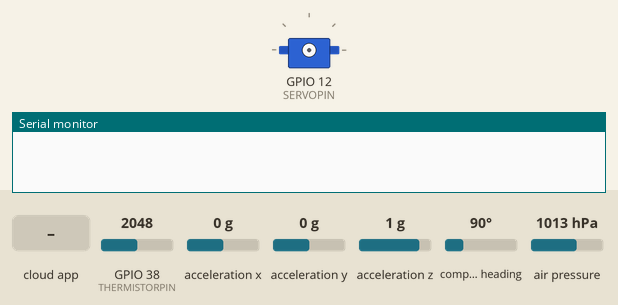
Recording of a sketch running on a simulated ESP32. On the bench: servo, the last lines printed to the serial monitor. Inputs (shaded band) come from the test bench; at power-on: GPIO 38 (THERMISTORPIN) = 2048, acceleration x 0 g, acceleration y 0 g, acceleration z 1 g, compass heading 90°, air pressure 1013 hPa (analog values on the 0–4095 scale). WiFi joins after 1.5 s; servers stay silent unless stated; the Firebase database answers and starts empty.

Above: at 0.0 s.
At 5.6 s:
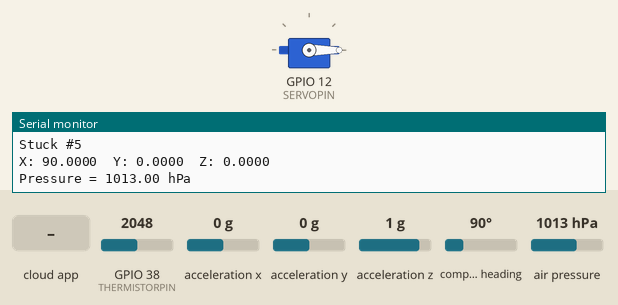
5.7 s: the phone or cloud app sets Data to 1
At 6.8 s:
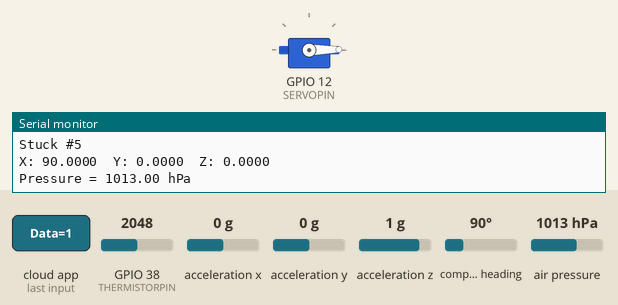
Timing chart, 0 to 8.7 s (numbered marks = the images above; inputs shaded):
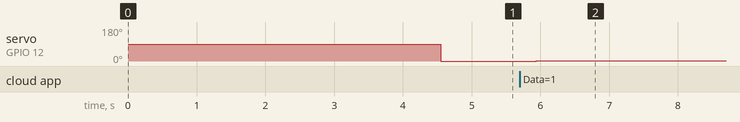

Measured:
- after the input at 5.7 s, servo on GPIO 12 (SERVOPIN): 0° → 1° after 0.24 s

The sketch:

circuit_test.ino
```cpp
#include <WiFi.h>                                 // esp32 library
#include <FirebaseESP32.h>                        // firebase library
#include <ESP32Servo.h>                           // Servo Library
#include <Wire.h>                                 // SPI library
#include <SPI.h>                                  // SPI library
#include <Adafruit_Sensor.h>                      // Adafruit Unified Sensor Library
#include <Adafruit_BNO055.h>                      // Adafruit BNO055 IMU Sensor Library
#include <utility/imumaths.h>                     // Helper library for calibrating data of IMU
#include <Adafruit_BMP280.h>                      // Adafruit BMP280 IMU Sensor Library

/*------------------Networking Setup-------------------------*/
#define FIREBASE_HOST "hot-air-balloon-interface.firebaseio.com"  // the project name address from firebase id
#define FIREBASE_AUTH "nHbBKIfnPXpnGnkQgbITKXTZVDGhhxSAm2gNAP97"                          // the secret key generated from firebase
#define WIFI_SSID "Penny"                                // input your home or public wifi name
#define WIFI_PASSWORD "Penny2017Bi"                            // password of wifi ssid

String root = "/";

//Define FirebaseESP32 data object
FirebaseData firebaseData;

/*------------------Thermistor Setup-------------------------*/
// the value of the 'other' resistor
#define SERIESRESISTOR 10000
// how many samples to take and average, more takes longer
// but is more 'smooth'
#define NUMSAMPLES 5
// What pin to connect the sensor to
#define THERMISTORPIN A2


/*------------------IMU Setup-------------------------*/
Adafruit_BNO055 bno = Adafruit_BNO055(55, 0x28); // IMU, sensor id = 55, address = 0x28
/*------------------Pressure Sensor Setup-------------------------*/
Adafruit_BMP280 bmp; // Pressure Sensor, deafult I2C, address = 0x76

Adafruit_Sensor *bmp_temp = bmp.getTemperatureSensor();
Adafruit_Sensor *bmp_pressure = bmp.getPressureSensor();

/*------------------Servo Setup-------------------------*/
Servo myservo;  // create servo object to control a servo
#define SERVOPIN 12

void setup() {
  Serial.begin(9600);
  analogReadResolution(12); // All analogInput are in 12 bits (0 - 4096)
  delay(1000);
  WiFi.begin(WIFI_SSID, WIFI_PASSWORD);                          // try to connect with wifi

  Serial.print("Connecting to ");
  Serial.print(WIFI_SSID);
  while (WiFi.status() != WL_CONNECTED) {
    Serial.print(".");
    delay(500);
  }

  Serial.println();
  Serial.print("Connected to ");
  Serial.println(WIFI_SSID);
  Serial.print("IP Address is : ");
  Serial.println(WiFi.localIP());                                // print local IP address
  Firebase.begin(FIREBASE_HOST, FIREBASE_AUTH);                  // connect to firebase
  Firebase.reconnectWiFi(true);

  // Set initial data to 0. Not sure if some of these will be in "double", I'll fix this once I start testing the sensors
  Firebase.setDouble(firebaseData, root + "Sensors/Temperature/Data", 0);
  Firebase.setDouble(firebaseData, root + "Sensors/Humidity/Data", 0);
  Firebase.setDouble(firebaseData, root + "Sensors/Altitute/Data", 0);
  Firebase.setDouble(firebaseData, root + "Sensors/Velocity/Data", 0);
  Firebase.setDouble(firebaseData, root + "Sensors/Orientation/Data", 0);

  Firebase.setInt(firebaseData, root + "Motors/Servo/Data", 0); // set initial Servo angle to 0. (from 0 to 180)

  myservo.attach(SERVOPIN); // attach servo to pin

    /* Initialise the IMU sensor */
  if(!bno.begin())
  {
    /* There was a problem detecting the BNO055 ... check your connections */
    Serial.print("Ooops, no BNO055 detected ... Check your wiring or I2C ADDR!");
    while(1);
  }

  /* Initialise the Pressure sensor */
  if (!bmp.begin(0x76)) { // setting address = 0x76
    Serial.println(F("Could not find a valid BMP280 sensor, check wiring!"));
    while (1) delay(10);
  }

  /* Default settings of pressure Sensor from datasheet. */
  bmp.setSampling(Adafruit_BMP280::MODE_NORMAL,     /* Operating Mode. */
                  Adafruit_BMP280::SAMPLING_X2,     /* Temp. oversampling */
                  Adafruit_BMP280::SAMPLING_X16,    /* Pressure oversampling */
                  Adafruit_BMP280::FILTER_X16,      /* Filtering. */
                  Adafruit_BMP280::STANDBY_MS_500); /* Standby time. */

  delay(1000);

  bno.setExtCrystalUse(true);
}

void loop() {

  Firebase.get(firebaseData, root + "Motors/Servo/Data");                     // get led status input from firebase
  int servoAngle = firebaseData.intData();                        // change to e.g. intData() or boolData()
  myservo.write(servoAngle);                          // sets the servo position according to the database
  Serial.println(servoAngle);

  Serial.println("Stuck #1");

  Firebase.setDouble(firebaseData, root + "Sensors/Temperature/Data", getTemp()); // update database with temperature
  Serial.println("Stuck #2");

  /* TESTING CODE. FIX IN FUTURE*//* TESTING CODE. FIX IN FUTURE*//* TESTING CODE. FIX IN FUTURE*/
  /* Get a new sensor event */
  sensors_event_t imu_event, pressure_event;
  Serial.println("Stuck #3");
  bno.getEvent(&imu_event); // IMU Event
  Serial.println("Stuck #4");
  bmp_pressure->getEvent(&pressure_event); // Pressure Sensor Event
  Serial.println("Stuck #5");

  /* Display data of IMU */
  Serial.print("X: ");
  Serial.print(imu_event.orientation.x, 4);
  Serial.print("\tY: ");
  Serial.print(imu_event.orientation.y, 4);
  Serial.print("\tZ: ");
  Serial.print(imu_event.orientation.z, 4);
  Serial.println("");

  /* Display data of Pressure Sensor */
  Serial.print(F("Pressure = "));
  Serial.print(pressure_event.pressure);
  Serial.println(" hPa");
  Serial.println("");
  /* TESTING CODE. FIX IN FUTURE*//* TESTING CODE. FIX IN FUTURE*//* TESTING CODE. FIX IN FUTURE*/


  delay(1000);                                 // not strictly necessary
}

double getTemp() {
  double average = 0;

  // take N samples in a row, with a slight delay
  for (int i=0; i< NUMSAMPLES; i++) {
   average += analogRead(THERMISTORPIN);
   delay(10);
  }
  average /= NUMSAMPLES;
  // convert the value to resistance
  average = 4095 / average - 1;
  average = SERIESRESISTOR / average;

  // convert resistance to temperature
  average = -22.1 * log(average) + 224;

  return average;
}
```
